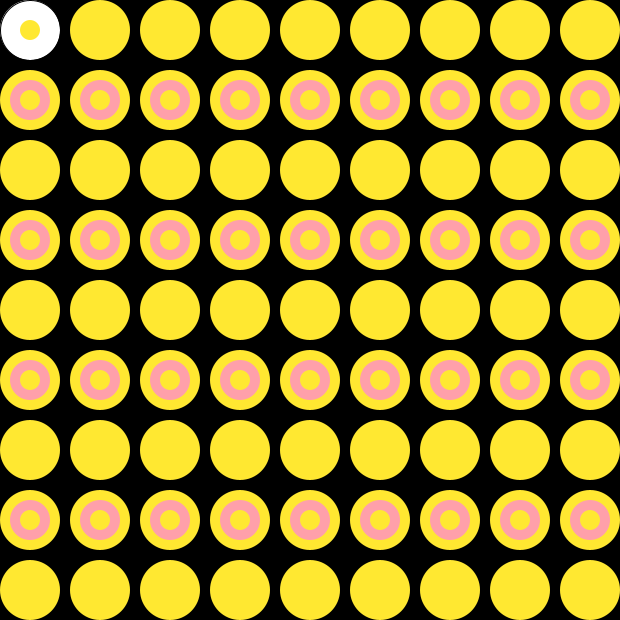
Frame 1 (no input)
Frame 60 (the mouse pressed at the canvas centre just before this capture): identical to frame 1, image omitted
Frame 120 (the mouse held since frame 60 and released just before this capture): identical to frame 1, image omitted

The Processing sketch that drew this single still picture (run headless with seeded random() and noise(); from frame 60 on, the mouse is pressed at the canvas centre):

// Processing sketch: processing_52224
// ── processing_52224.pde

//Kelly Fadem
//Assignemnt 3 Images

//
int x = 10;

//setup
void setup(){
  size(620,620);
  background (0);
  smooth();
  for(int i=30; i <height; i+= 70){
  for(int j=30; j <width; j+=70){
    
  ellipse(i, j, 60, 60);
//yellow dots      
      if(i%1 ==0 && j % 4==0){
       // fill(255, 232, 49);
        fill(255, 232, 49);
        noStroke();
        fill (255, 160, 170);
        ellipse(i,j, 40, 40);

      }
//white dots
        if(i%1 ==0 && j % 1==0){
        fill(255, 232, 49);
        noStroke();
        ellipse(i,j, 20, 20);
      }

     }
   }
}
//pink dot grid
void draw(){
  for(int i=30; i <height; i+= 70){
    for(int j=30; j <width; j+=70){
//interaction
        if(mouseX>i && mouseY < i+8 && mouseY > j & mouseY < j+8){
          fill(mouseX+i, mouseY+j, 20, 20);
      fill (255, 160, 170);
      ellipse(i, j, 60, 60);
//yellow dots      
      if(i%1 ==0 && j % 4==0){
        fill(75, 200, 200);
        noStroke();
        ellipse(i, j, 40, 40);

      }
//white dots
        if(i%1 ==0 && j % 1==0){
        fill(255);
        noStroke();
        ellipse(i,j, 20, 20);
      }
    }
    }
  }
}
